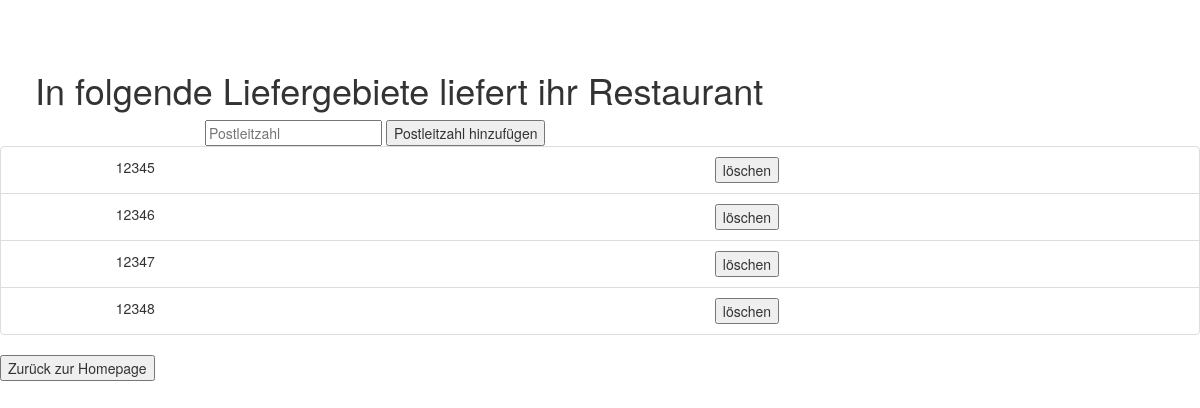
Page /restaurant/postcodes (signed in) on the committed database.
### tables this page shows
CREATE TABLE 'postcodes'('id' INTEGER PRIMARY KEY AUTOINCREMENT,'restaurant_username' TEXT, postcode INTEGER, FOREIGN KEY(restaurant_username) REFERENCES restaurant(username));

### app.py (the view)
@app.route("/restaurant/postcodes", methods =['POST', 'GET'])
def restaurant_postcodes():
    if(not 'restaurant_username' in session):
        return render_template('restaurant_login.html')
    username = session['restaurant_username']
    return render_template("restaurant_postcodes.html" , postcodes= zugreifer.getPostcodesForRestaurant(username), message = None)

### zugreifer.py (called while the page is built)
def getPostcodesForRestaurant(restaurant_username):
    con = sqlite3.connect('Database.db')
    cur = con.cursor()
    result = cur.execute("SELECT * FROM postcodes WHERE restaurant_username= '" +restaurant_username + "'");
    postcodes = list()
    for x in result:
        postcodes.append(postcodeitem(x[0], x[1], x[2]))
    cur.close()
    con.close()
    print("Found "+str(len(postcodes)) +" postcode(s) for restaurant with username: "+ restaurant_username)
    return postcodes

### templates/restaurant_postcodes.html (shortened to what this page needs)
<!DOCTYPE html>
<html lang="en">
<head>
    <link rel="stylesheet" href="https://maxcdn.bootstrapcdn.com/bootstrap/3.4.1/css/bootstrap.min.css">
</head>
<body>
    <div class = "row">
        <h1 style="padding-top: 50px; padding-left: 50px;">
            In folgende Liefergebiete liefert ihr Restaurant
        </h1>
    </div>
        <div class="row">
            <form action="{{ url_for('add_Postcode') }}" method=post >
                <div class=" col-sm-2"></div>
                <div class=" col-sm-5">
                    <input type="text" name="postcode_To_Add" placeholder="Postleitzahl">
                    <button type="submit">Postleitzahl hinzufügen</button>
                </div>
            </form>
        </div>
    <ul class="list-group">
        {% for postcodeitem in postcodes %}
            <li class="list-group-item" style="list-style-type: none;">
                <div class="row">
                    <div class="col-sm-1"></div>
                    <div class="col-sm-3">
                        {{ postcodeitem.postcode }}
                    </div>
                    <div class="col-sm-3">
                    </div>
                    <div class="col-sm-3">
                        <form action="{{ url_for('delete_Postcode',postcodeId =postcodeitem.postcodeId) }}" method=post >
                            <button type="submit">löschen</button>
                          </form>
                    </div>
            </li>
        {% endfor %}
    </ul>
    <div>
        <div class="row-sm-20">
            <form action="/restaurant" method="get">
                <button type="submit">Zurück zur Homepage</button>
            </form>
        </div>
    </div>
</body>
</html>

### rows in the picture
postcodes: postcode "12345"
postcodes: postcode "12346"
postcodes: postcode "12347"
postcodes: postcode "12348"
